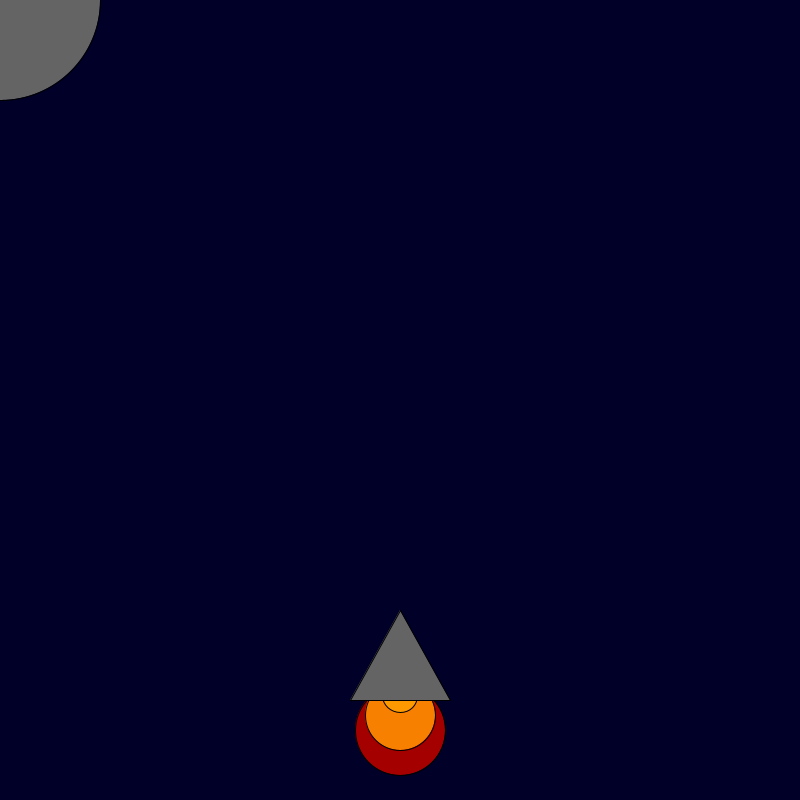
Frame 1 (no input)
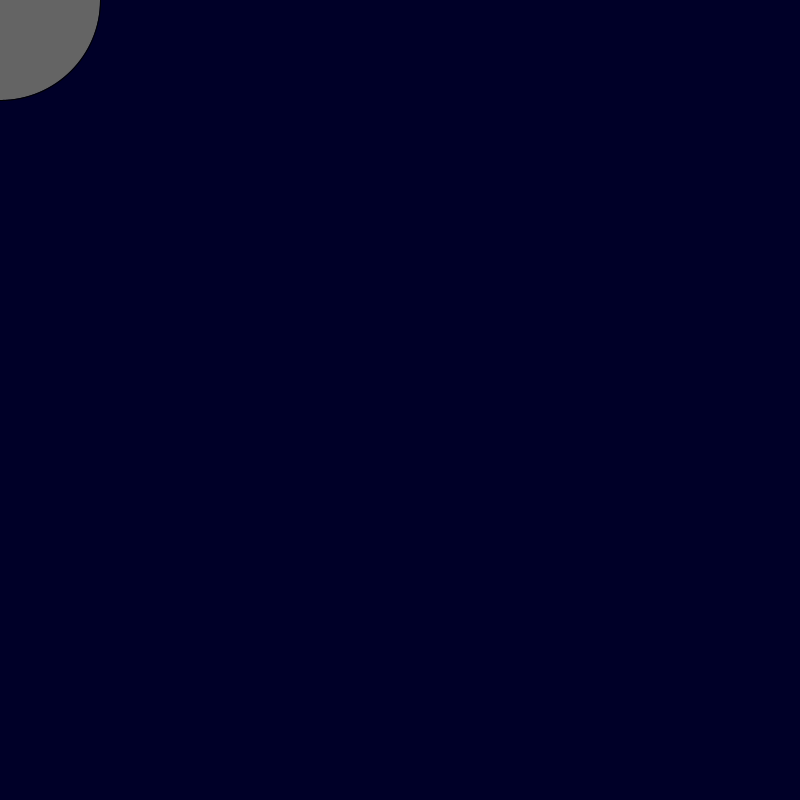
Frame 60 (the mouse pressed at the canvas centre just before this capture)
Frame 120 (the mouse held since frame 60 and released just before this capture): identical to frame 60, image omitted

The Processing sketch that drew these frames (run headless with seeded random() and noise(); from frame 60 on, the mouse is pressed at the canvas centre):

// Processing sketch: rocket_ship
// ── rocket_ship.pde
int x = 400; 
int y = 600; 

void setup() {

size(800, 800);

}

void draw() {
    background(0, 0, 40); 

    fill(random(255), 0, 0);
    ellipse(x, y + 130, 90, 90);
    fill(248, 128, 0);
    ellipse(x, y + 115, 70, 70);
    fill(255, 153, 0);
    ellipse(x, y + 95, 35, 35);
    fill(100, 100, 100);
    triangle(x, y + 10, x + 50, y + 100, x - 50, y + 100);
    for(int i = 0; i <=60; i ++){
        x = 400;
        y -=2;
for(int x = 0; x <=60; x ++){
  x = 400;
  y ++;
}
    }
    ellipse(0,0,200, 200);
    
    

}
